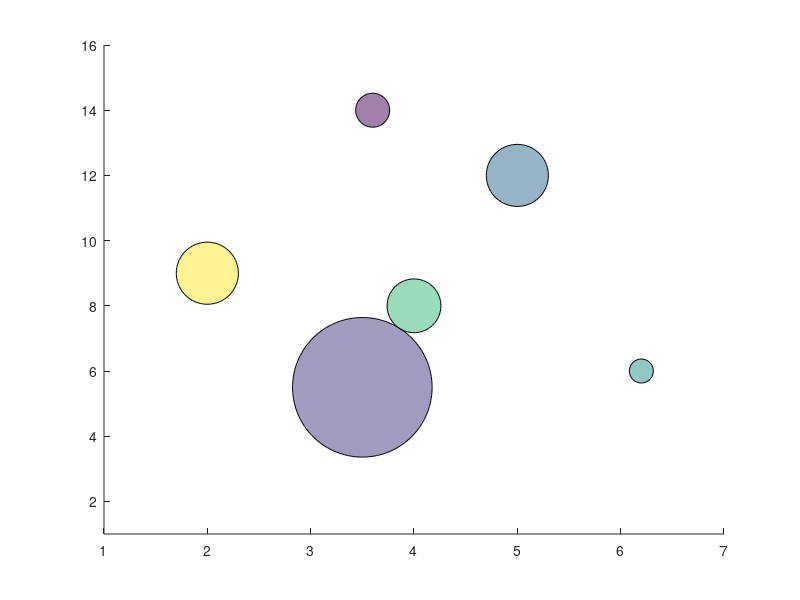

Reproduce this figure in MATLAB.
%=============================================================================
% Copyright (c) 2016-present Allan CORNET (Nelson)
%=============================================================================
% This file is part of the Nelson.
%=============================================================================
% LICENCE_BLOCK_BEGIN
% SPDX-License-Identifier: LGPL-3.0-or-later
% LICENCE_BLOCK_END
%=============================================================================
% <--ADV-CLI MODE-->
%=============================================================================
f = figure();
x = [3.6 3.5 5 6.2 4 2];
y = [14 5.5 12 6 8 9];
sz = 100*[6 101 20 3 15 20];
c = [1 2 3 4 5 7];
s = scatter(x,y,sz,c,'filled','MarkerEdgeColor','k','MarkerFaceAlpha',.5);
xlim([1 7]);
ylim([1 16]);
%=============================================================================
